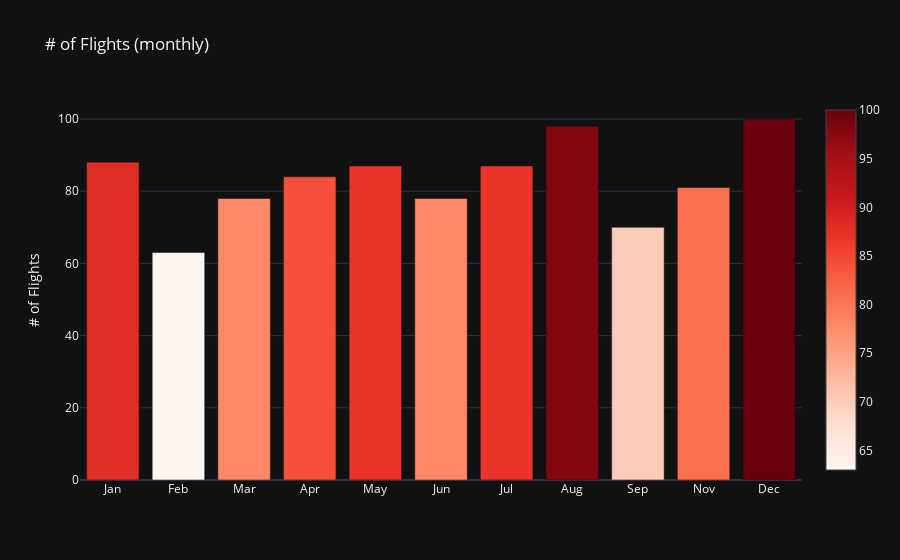

Source (notebook cell):
### Code cell
# Number of flights by month
dff = merged.MONTH.value_counts().to_frame().reset_index().sort_values(by='MONTH')
dff.columns = ['month', 'flight_num']
month = {1: 'Jan', 2: 'Feb', 3: 'Mar', 4: 'Apr', 5: 'May',
         6: 'Jun', 7: 'Jul', 8: 'Aug', 9: 'Sep', 10: 'Oct', 11: 'Nov', 12: 'Dec'}
dff.month = dff.month.map(month)

trace = go.Bar(
    x=dff.month,
    y=dff.flight_num,
    marker=dict(
        color = dff.flight_num,
        colorscale='Reds',
        showscale=True)
)

data = [trace]
layout = go.Layout(
    title='# of Flights (monthly)',
    yaxis = dict(title = '# of Flights'
                 )
)

fig = go.Figure(data=data, layout=layout)
py.iplot(fig)

### Figure 1 — Plotly figure (JSON) as saved in the notebook; plotly's stock layout.template omitted (floating-point values rounded to 4 significant figures)
{"data": [{"marker": {"color": [88, 63, 78, 84, 87, 78, 87, 98, 70, 81, 100], "colorscale": [[0.0, "rgb(255,245,240)"], [0.125, "rgb(254,224,210)"], [0.25, "rgb(252,187,161)"], [0.375, "rgb(252,146,114)"], [0.5, "rgb(251,106,74)"], [0.625, "rgb(239,59,44)"], [0.75, "rgb(203,24,29)"], [0.875, "rgb(165,15,21)"], [1.0, "rgb(103,0,13)"]], "showscale": true}, "x": ["Jan", "Feb", "Mar", "Apr", "May", "Jun", "Jul", "Aug", "Sep", "Nov", "Dec"], "y": [88, 63, 78, 84, 87, 78, 87, 98, 70, 81, 100], "type": "bar"}], "layout": {"title": {"text": "# of Flights (monthly)"}, "yaxis": {"title": {"text": "# of Flights"}}}}
